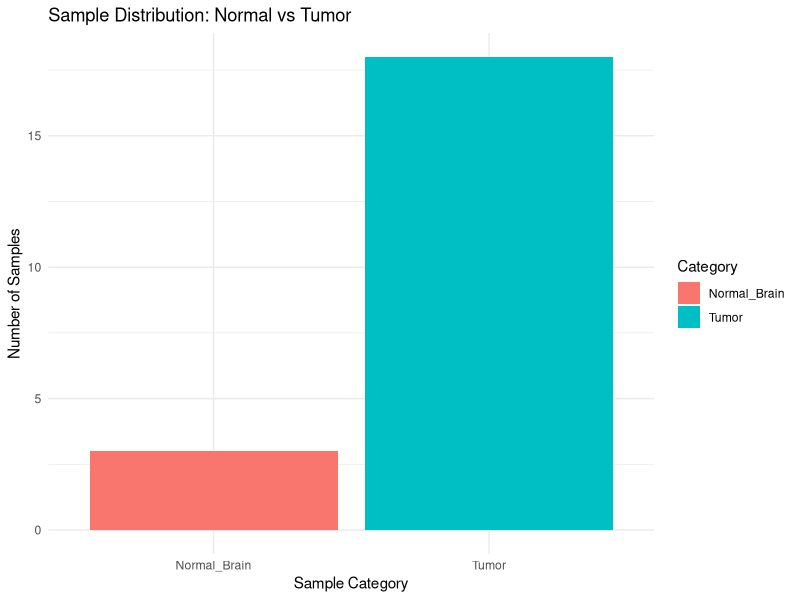
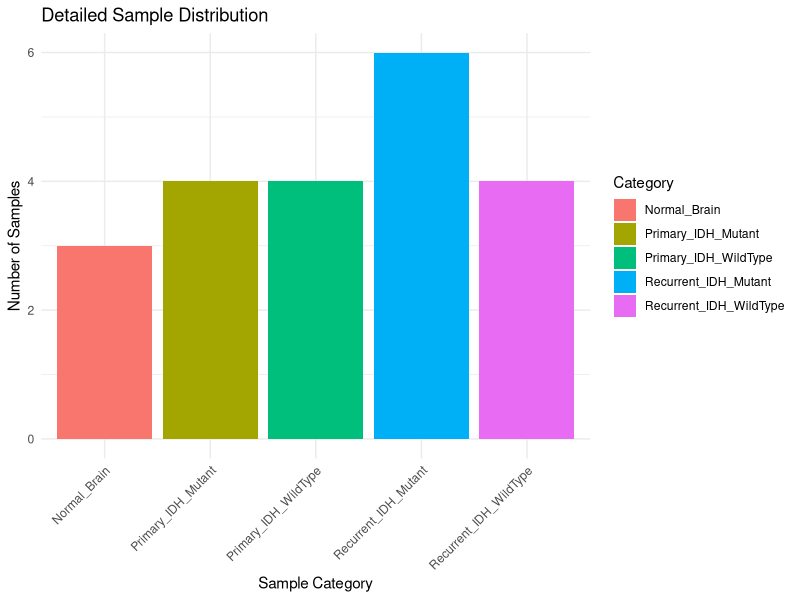
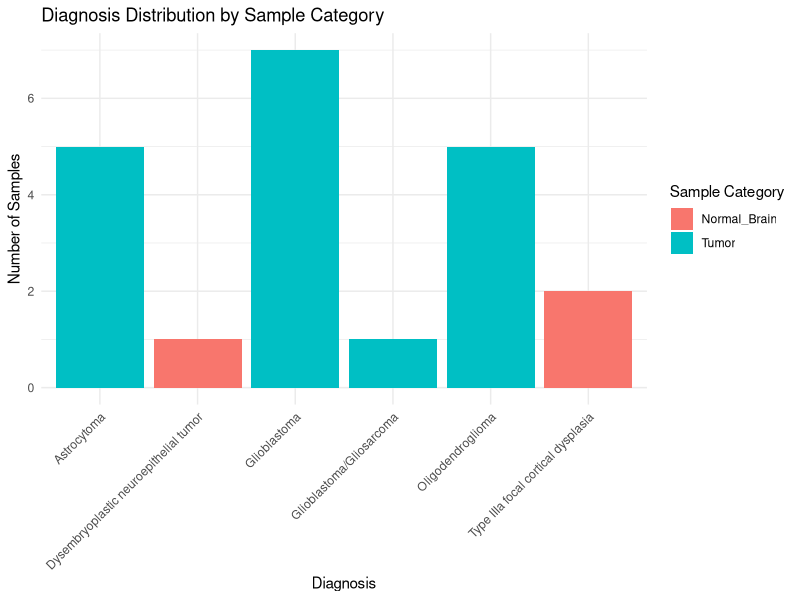

Here is the R script that generated these plots, in order: (Note: this script raises an error after producing the figures.)
# Check Cell Types in Single-Cell Dataset
# Determine if dataset contains normal cells vs tumor cells

library(dplyr)
library(ggplot2)

cat("=== CHECKING CELL TYPES IN SINGLE-CELL DATASET ===\n")

# Load metadata
metadata <- read.csv("data/metadata/GSE222520_phenotype_data.csv", stringsAsFactors = FALSE)

# Create comprehensive sample info
sample_info <- data.frame(
  sample_id = gsub(", replicate1, scRNAseq", "", metadata$title),
  geo_accession = metadata$geo_accession,
  tissue = metadata$tissue.ch1,
  diagnosis = metadata$diagnosis.ch1,
  genotype = metadata$genotype.ch1,
  primary_recurrent = metadata$primary.recurrent.ch1,
  treatment = metadata$treatment.ch1,
  cell_type = metadata$cell.type.ch1,
  stringsAsFactors = FALSE
)

cat("Total samples in dataset:", nrow(sample_info), "\n\n")

# Check tissue types
cat("=== TISSUE TYPES ===\n")
tissue_summary <- sample_info %>%
  group_by(tissue) %>%
  summarise(
    n_samples = n(),
    .groups = 'drop'
  )
print(tissue_summary)

# Check diagnoses
cat("\n=== DIAGNOSES ===\n")
diagnosis_summary <- sample_info %>%
  group_by(diagnosis) %>%
  summarise(
    n_samples = n(),
    .groups = 'drop'
  )
print(diagnosis_summary)

# Check cell types
cat("\n=== CELL TYPES ===\n")
celltype_summary <- sample_info %>%
  group_by(cell_type) %>%
  summarise(
    n_samples = n(),
    .groups = 'drop'
  )
print(celltype_summary)

# Define normal vs tumor samples
sample_info$sample_category <- case_when(
  grepl("^NGB", sample_info$sample_id) ~ "Normal_Brain",
  grepl("^IMP|^IWP|^IMR|^IWR", sample_info$sample_id) ~ "Tumor"
)

sample_info$detailed_category <- case_when(
  grepl("^NGB", sample_info$sample_id) ~ "Normal_Brain",
  grepl("^IMP", sample_info$sample_id) ~ "Primary_IDH_Mutant",
  grepl("^IWP", sample_info$sample_id) ~ "Primary_IDH_WildType",
  grepl("^IMR", sample_info$sample_id) ~ "Recurrent_IDH_Mutant",
  grepl("^IWR", sample_info$sample_id) ~ "Recurrent_IDH_WildType"
)

# Summary by sample category
cat("\n=== SAMPLE CATEGORIES ===\n")
category_summary <- sample_info %>%
  group_by(sample_category) %>%
  summarise(
    n_samples = n(),
    .groups = 'drop'
  )
print(category_summary)

cat("\n=== DETAILED SAMPLE CATEGORIES ===\n")
detailed_summary <- sample_info %>%
  group_by(detailed_category) %>%
  summarise(
    n_samples = n(),
    .groups = 'drop'
  )
print(detailed_summary)

# Check for normal samples specifically
normal_samples <- sample_info[sample_info$sample_category == "Normal_Brain", ]
tumor_samples <- sample_info[sample_info$sample_category == "Tumor", ]

cat("\n=== NORMAL SAMPLES DETAILS ===\n")
if (nrow(normal_samples) > 0) {
  cat("Found", nrow(normal_samples), "normal brain samples:\n")
  for (i in 1:nrow(normal_samples)) {
    cat("  ", normal_samples$sample_id[i], ":", normal_samples$diagnosis[i], "\n")
  }
} else {
  cat("No normal brain samples found!\n")
}

cat("\n=== TUMOR SAMPLES DETAILS ===\n")
cat("Found", nrow(tumor_samples), "tumor samples:\n")
tumor_diagnoses <- tumor_samples %>%
  group_by(diagnosis) %>%
  summarise(
    n_samples = n(),
    .groups = 'drop'
  )
print(tumor_diagnoses)

# Check sample naming patterns
cat("\n=== SAMPLE NAMING PATTERNS ===\n")
sample_patterns <- sample_info %>%
  mutate(
    pattern = case_when(
      grepl("^NGB", sample_id) ~ "NGB (Normal Brain)",
      grepl("^IMP", sample_id) ~ "IMP (Primary IDH Mutant)",
      grepl("^IWP", sample_id) ~ "IWP (Primary IDH Wild Type)",
      grepl("^IMR", sample_id) ~ "IMR (Recurrent IDH Mutant)",
      grepl("^IWR", sample_id) ~ "IWR (Recurrent IDH Wild Type)",
      TRUE ~ "Unknown"
    )
  ) %>%
  group_by(pattern) %>%
  summarise(
    n_samples = n(),
    .groups = 'drop'
  )
print(sample_patterns)

# Create visualizations
if (nrow(sample_info) > 0) {
  # Sample distribution by category
  p1 <- ggplot(sample_info, aes(x = sample_category, fill = sample_category)) +
    geom_bar() +
    theme_minimal() +
    labs(title = "Sample Distribution: Normal vs Tumor",
         x = "Sample Category", y = "Number of Samples", fill = "Category")
  
  ggsave("figures/sample_distribution.pdf", p1, width = 8, height = 6)
  
  # Detailed sample distribution
  p2 <- ggplot(sample_info, aes(x = detailed_category, fill = detailed_category)) +
    geom_bar() +
    theme_minimal() +
    theme(axis.text.x = element_text(angle = 45, hjust = 1)) +
    labs(title = "Detailed Sample Distribution",
         x = "Sample Category", y = "Number of Samples", fill = "Category")
  
  ggsave("figures/detailed_sample_distribution.pdf", p2, width = 10, height = 6)
  
  # Diagnosis distribution
  p3 <- ggplot(sample_info, aes(x = diagnosis, fill = sample_category)) +
    geom_bar() +
    theme_minimal() +
    theme(axis.text.x = element_text(angle = 45, hjust = 1)) +
    labs(title = "Diagnosis Distribution by Sample Category",
         x = "Diagnosis", y = "Number of Samples", fill = "Sample Category")
  
  ggsave("figures/diagnosis_distribution.pdf", p3, width = 12, height = 6)
}

# Save summary results
write.csv(sample_info, "results/sample_cell_type_summary.csv", row.names = FALSE)

# Final summary
cat("\n=== FINAL SUMMARY ===\n")
if (nrow(normal_samples) > 0) {
  cat("✅ Dataset CONTAINS normal cells\n")
  cat("   - Normal brain samples:", nrow(normal_samples), "\n")
  cat("   - Tumor samples:", nrow(tumor_samples), "\n")
  cat("   - Normal samples:", paste(normal_samples$sample_id, collapse = ", "), "\n")
} else {
  cat("❌ Dataset contains ONLY tumor cells\n")
  cat("   - No normal brain samples found\n")
  cat("   - All samples are from tumor tissue\n")
}

cat("\n=== RECOMMENDATIONS ===\n")
if (nrow(normal_samples) > 0) {
  cat("✅ You can compare normal vs tumor APOE expression\n")
  cat("✅ Use normal samples as controls for tumor analysis\n")
  cat("✅ Consider separate analyses for normal and tumor groups\n")
} else {
  cat("⚠️  No normal controls available\n")
  cat("⚠️  Can only analyze APOE expression within tumor samples\n")
  cat("⚠️  Consider comparing different tumor types/stages instead\n")
}

cat("\nResults saved to: results/sample_cell_type_summary.csv\n")
cat("Figures saved to: figures/\n")

cat("\n=== CELL TYPE CHECK COMPLETE ===\n")
